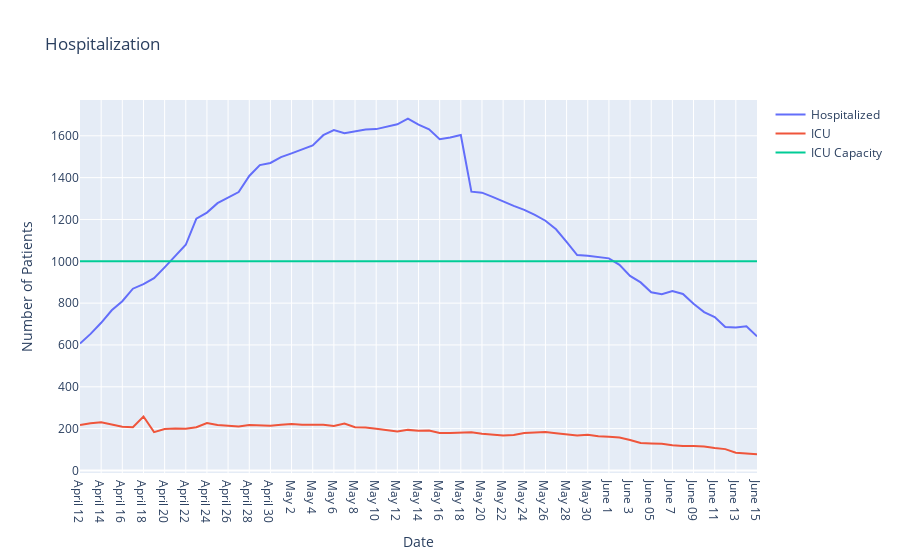

The code cell stored with this chart in its notebook:
### Code cell
fig = go.Figure()

fig.add_trace(
    go.Scatter(x= dates[30:], y=hospitalization, name="Hospitalized"),

)

fig.add_trace(
    go.Scatter(x=dates[30:], y=ICU, name="ICU"),
)


fig.add_trace(
    go.Scatter(x=dates[30:], y=[ICU_cap]*len(dates[30:]), name="ICU Capacity" , mode='lines',),
)



fig.update_layout(title='Hospitalization',
                   xaxis_title='Date',
                   yaxis_title='Number of Patients')

fig.show()

with open('../plotly/hospitilization.json', 'w') as f:
    f.write(fig.to_json())

### Figure 1 — Plotly figure (JSON) as saved in the notebook; plotly's stock layout.template omitted (floating-point values rounded to 4 significant figures)
{"data": [{"name": "Hospitalized", "type": "scatter", "x": ["April 12", "April 13", "April 14", "April 15", "April 16", "April 17", "April 18", "April 19", "April 20", "April 21", "April 22", "April 23", "April 24", "April 25", "April 26", "April 27", "April 28", "April 29", "April 30", "May 1", "May 2", "May 3", "May 4", "May 5", "May 6", "May 7", "May 8", "May 9", "May 10", "May 11", "May 12", "May 13", "May 14", "May 15", "May 16", "May 17", "May 18", "May 19", "May 20", "May 21", "May 22", "May 23", "May 24", "May 25", "May 26", "May 27", "May 28", "May 29", "May 30", "May 31", "June 1", "June 2", "June 3", "June 04", "June 05", "June 6", "June 7", "June 8", "June 09", "June 10", "June 11", "June 12", "June 13", "June 14", "June 15"], "y": [607, 653, 706, 766, 809, 869, 891, 919, 971, 1023, 1079, 1204, 1233, 1278, 1303, 1331, 1408, 1460, 1470, 1498, 1516, 1536, 1554, 1603, 1627, 1612, 1620, 1630, 1632, 1645, 1655, 1682, 1653, 1631, 1584, 1592, 1604, 1333, 1328, 1308, 1285, 1265, 1246, 1222, 1194, 1153, 1093, 1030, 1027, 1022, 1014, 983, 930, 899, 852, 843, 858, 844, 797, 757, 733, 686, 684, 689, 641]}, {"name": "ICU", "type": "scatter", "x": ["April 12", "April 13", "April 14", "April 15", "April 16", "April 17", "April 18", "April 19", "April 20", "April 21", "April 22", "April 23", "April 24", "April 25", "April 26", "April 27", "April 28", "April 29", "April 30", "May 1", "May 2", "May 3", "May 4", "May 5", "May 6", "May 7", "May 8", "May 9", "May 10", "May 11", "May 12", "May 13", "May 14", "May 15", "May 16", "May 17", "May 18", "May 19", "May 20", "May 21", "May 22", "May 23", "May 24", "May 25", "May 26", "May 27", "May 28", "May 29", "May 30", "May 31", "June 1", "June 2", "June 3", "June 04", "June 05", "June 6", "June 7", "June 8", "June 09", "June 10", "June 11", "June 12", "June 13", "June 14", "June 15"], "y": [217, 226, 230, 218, 209, 207, 258, 183, 198, 201, 199, 207, 227, 217, 215, 210, 217, 215, 214, 218, 222, 218, 218, 218, 213, 224, 207, 205, 199, 193, 186, 194, 190, 191, 179, 179, 180, 183, 176, 171, 167, 170, 179, 181, 184, 178, 172, 167, 171, 163, 161, 158, 146, 131, 129, 128, 121, 117, 117, 114, 107, 102, 85, 82, 77]}, {"mode": "lines", "name": "ICU Capacity", "type": "scatter", "x": ["April 12", "April 13", "April 14", "April 15", "April 16", "April 17", "April 18", "April 19", "April 20", "April 21", "April 22", "April 23", "April 24", "April 25", "April 26", "April 27", "April 28", "April 29", "April 30", "May 1", "May 2", "May 3", "May 4", "May 5", "May 6", "May 7", "May 8", "May 9", "May 10", "May 11", "May 12", "May 13", "May 14", "May 15", "May 16", "May 17", "May 18", "May 19", "May 20", "May 21", "May 22", "May 23", "May 24", "May 25", "May 26", "May 27", "May 28", "May 29", "May 30", "May 31", "June 1", "June 2", "June 3", "June 04", "June 05", "June 6", "June 7", "June 8", "June 09", "June 10", "June 11", "June 12", "June 13", "June 14", "June 15"], "y": [1000, 1000, 1000, 1000, 1000, 1000, 1000, 1000, 1000, 1000, 1000, 1000, 1000, 1000, 1000, 1000, 1000, 1000, 1000, 1000, 1000, 1000, 1000, 1000, 1000, 1000, 1000, 1000, 1000, 1000, 1000, 1000, 1000, 1000, 1000, 1000, 1000, 1000, 1000, 1000, 1000, 1000, 1000, 1000, 1000, 1000, 1000, 1000, 1000, 1000, 1000, 1000, 1000, 1000, 1000, 1000, 1000, 1000, 1000, 1000, 1000, 1000, 1000, 1000, 1000]}], "layout": {"title": {"text": "Hospitalization"}, "xaxis": {"title": {"text": "Date"}}, "yaxis": {"title": {"text": "Number of Patients"}}}}
